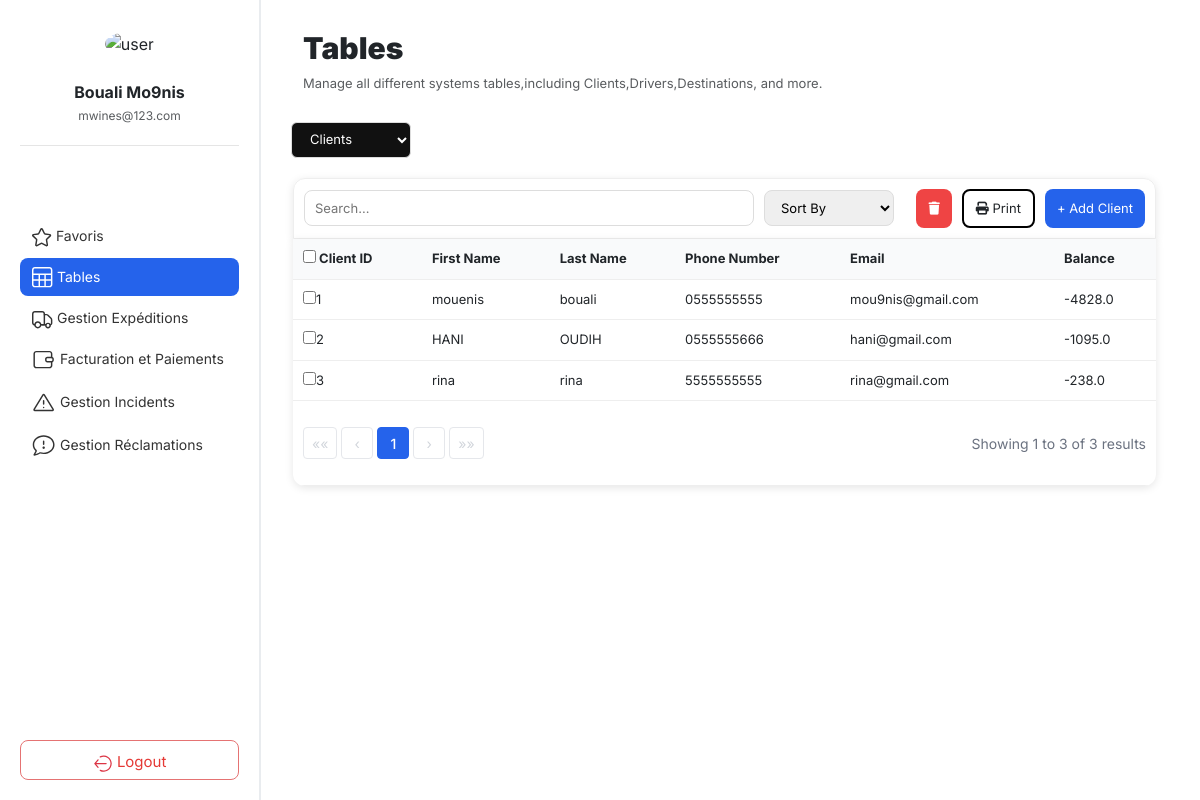
Page /table/ on the earlier database version.
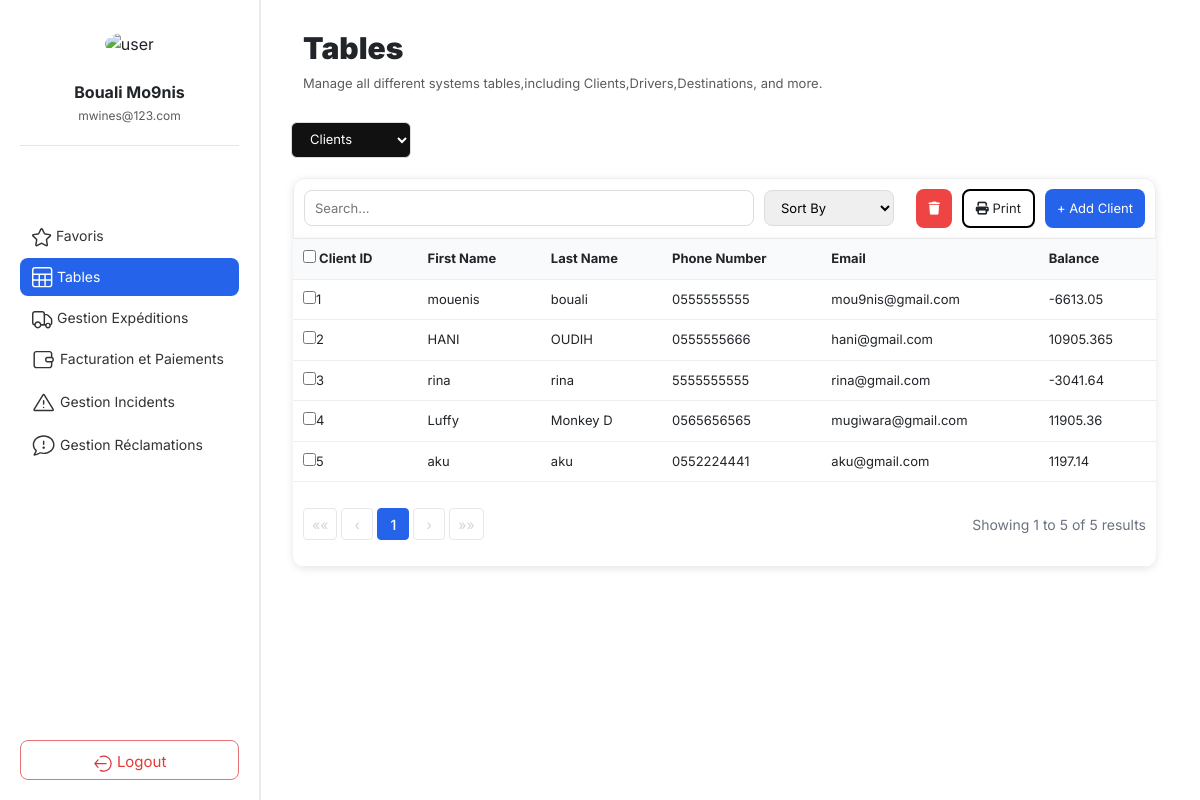
Same page on the later database version.
### core/models/models.py (models this page shows, shortened)
class Client(models.Model):
    solld = models.FloatField(default=0, validators=[MinValueValidator(0)])
    first_name = models.CharField(max_length=100)
    last_name = models.CharField(max_length=100)
    email = models.EmailField(unique=True)
    phone = models.CharField(max_length=20)
    address = models.TextField()
    created_at = models.DateTimeField(auto_now_add=True)

### core/web/views.py (the view, shortened to what this page needs)
# urls.py: path("table/", views.list_clients, name="table"),
def list_clients(request):
	try:
		Client = apps.get_model("core", "Client")
	except LookupError as e:
		raise Http404("Client model not found (check core/models/models.py).") from e
	db_table = Client._meta.db_table
	search_query = request.GET.get('search', '').strip()
	clients = Client.objects.all()
	if search_query:
		clients = clients.filter(
			Q(first_name__icontains=search_query) | Q(last_name__icontains=search_query)
		)
	page_obj = Paginator(clients, 10).get_page(request.GET.get("page"))
	return render(request, "table/client/client.html", {"page_obj": page_obj})

### core/web/templates/table/client/client.html (shortened to what the changed rows need)
{% extends "home.html" %}
{% load static %}
{% block content %}
<div class="tables-top">
    <div class="table-header">
            <h2><b>Tables</b></h2>
    </div>
</div>
<section class="table-section">
    <div class="table-content">
        <table>
            <thead>
                <tr>
                    <th>
                        <label>
                            <input type="checkbox" id="selectAll">
                            Client ID
                        </label>
                    </th>
                    <th>First Name</th>
                    <th>Last Name</th>
                    <th>Phone Number</th>
                    <th>Email</th>
                    <th>Balance</th>
                </tr>
            </thead>
            <tbody>
                {% for client in page_obj %}
                <tr>
                    <td class="id-col"><input type="checkbox" value="{{ client.id }}">{{ client.id }}</td>
                    <td>{{ client.first_name }}</td>
                    <td>{{ client.last_name }}</td>
                    <td>{{ client.phone }}</td>
                    <td>{{ client.email }}</td>
                    <td>{{ client.solld }}</td>
                </tr>
                {% empty %}
                <tr>
                    <td colspan="6">No clients found.</td>
                </tr>
                {% endfor %}
            </tbody>
            <tfoot>
                <tr>
                    <td colspan="6">
                        <div class="pagination-footer">
                            <div class="pagination">
                                {% if page_obj.has_previous %}
                                    <a href="?page=1" class="pagination-nav">««</a>
                                    <a href="?page={{ page_obj.previous_page_number }}" class="pagination-nav">‹</a>
                                {% else %}
                                    <span class="pagination-nav disabled">««</span>
                                    <span class="pagination-nav disabled">‹</span>
                                {% endif %}
                                {% for num in page_obj.paginator.page_range %}
                                    {% if num == page_obj.number %}
                                        <strong class="pagination-current">{{ num }}</strong>
                                    {% elif num > page_obj.number|add:'-3' and num < page_obj.number|add:'3' %}
                                        <a href="?page={{ num }}" class="pagination-link">{{ num }}</a>
                                    {% elif num == 1 or num == page_obj.paginator.num_pages %}
                                        <a href="?page={{ num }}" class="pagination-link">{{ num }}</a>
                                    {% elif num == page_obj.number|add:'-3' or num == page_obj.number|add:'3' %}
                                        <span class="pagination-ellipsis">...</span>
                                    {% endif %}
                                {% endfor %}
                                {% if page_obj.has_next %}
                                    <a href="?page={{ page_obj.next_page_number }}" class="pagination-nav">›</a>
                                    <a href="?page={{ page_obj.paginator.num_pages }}" class="pagination-nav">»»</a>
                                {% else %}
                                    <span class="pagination-nav disabled">›</span>
                                    <span class="pagination-nav disabled">»»</span>
                                {% endif %}
                            </div>
                            <div class="pagination-info">
                                Showing {{ page_obj.start_index }} to {{ page_obj.end_index }} of {{ page_obj.paginator.count }} results
                            </div>
                        </div>
                    </td>
                </tr>
            </tfoot>
        </table>
    </div>
</section>
{% endblock %}

### core/web/templates/home.html (shortened to what this page needs)
{% load static %}
<!DOCTYPE html>
<html lang="en">
<head>
    <link href="https://cdn.jsdelivr.net/npm/bootstrap@5.3.2/dist/css/bootstrap.min.css" rel="stylesheet">
    <link rel="stylesheet" href="{% static 'css/home.css' %}">
    <link rel="stylesheet" href="{% static 'css/client.css' %}">
    <link rel="stylesheet" href="https://cdnjs.cloudflare.com/ajax/libs/font-awesome/6.5.0/css/all.min.css" />
</head>
<body>
    <div class="layout">
        <aside class="sidebar">
            <div class="profile">
                <img src="{% static 'images/avatar.png' %}" alt="user">
                <h3>{{ user.first_name |default:"Bouali " }} {{ user.last_name |default:"Mo9nis"}}</h3>
                <p class="text-muted">{{ user.email |default:"mwines@123.com"}}</p>
            </div>
            <nav class="nav-menu">
                <a href="{% url 'favorite_list' %}" class="menu-item ">     Favoris</a>
                <a href="{% url 'table' %}" class="menu-item {% if request.path|slice:':7' == '/table/' %}active{% endif %}">     Tables</a>
                <a href="{% url 'expedition_list' %}" class="menu-item {% if request.path|slice:':12' == '/expedition/' %} active{% endif %}">     Gestion Expéditions</a>
                <a href="{% url 'facturation_view' %}" class="menu-item {% if request.path|slice:':13' == '/facturation/' %}active{% endif %}">
                      Facturation et Paiements</a>
                <a href="{% url 'incident_list' %}" class="menu-item {% if request.path|slice:':10' == '/incident/' %}active{% endif %}">
                     Gestion Incidents</a>
                <a href="{% url 'reclamation_view' %}" class="menu-item {% if request.resolver_match.url_name == 'reclamation_view' %}active{% endif %}">
                     Gestion Réclamations</a>
            </nav>
            <div class="logout">
                <a href="{% url 'login' %}"><button>
                    Logout
                </button></a>
            </div>
        </aside>
        <main class="main-content">
            {% block content %}
            {% endblock %}
        </main>
    </div>
</body>
</html>

Differences in the rows shown:
changed Client "mouenis": solld "-4828.0" → "-6613.05"
changed Client "HANI": solld "-1095.0" → "10905.365"
changed Client "rina": solld "-238.0" → "-3041.64"
added Client: id "4", first_name "Luffy", last_name "Monkey D", phone "0565656565", email "mugiwara@gmail.com", solld "11905.36"
added Client: id "5", first_name "aku", last_name "aku", phone "0552224441", email "aku@gmail.com", solld "1197.14"
Other differences:
{{ page_obj.end_index }}: "3" → "5"
{{ page_obj.paginator.count }}: "3" → "5"
